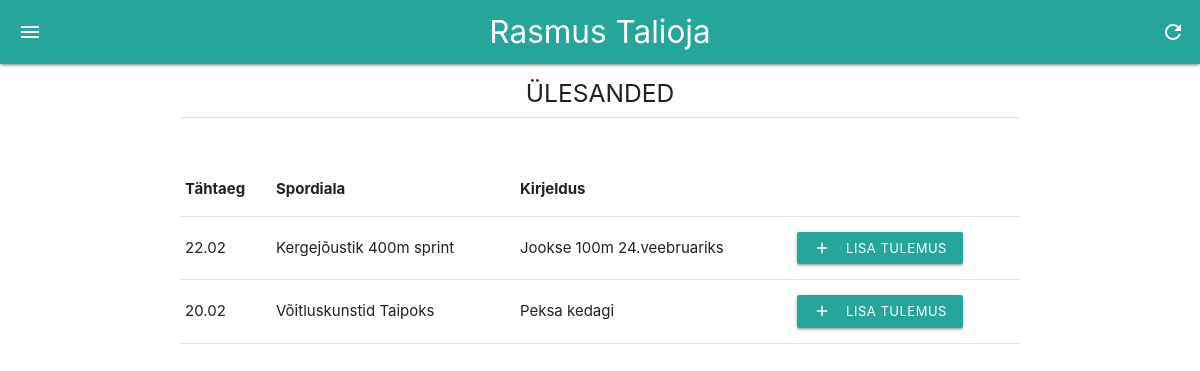
The app's page /tasks (signed in) with its own data.
### main.py (models this page shows, shortened)
class User(UserMixin, db.Model):
    id = db.Column(db.Integer, primary_key=True)
    first_name = db.Column(db.String(30))
    last_name = db.Column(db.String(20))
    email = db.Column(db.String(64), unique=True)
    password = db.Column(db.String(80))
    klass_id = db.Column(db.Integer, db.ForeignKey('klass.id'))
    isikukood = db.Column(db.String(11))
    active = db.Column(db.Boolean())
    confirmed_at = db.Column(db.DateTime())
    logs = db.relationship('Log', backref=db.backref('user', lazy=True))
    trainings = db.relationship('Training', backref=db.backref('user', lazy=True))
    roles = db.relationship('Role', secondary=roles_users, backref=db.backref('user', lazy='dynamic'))

class Task(db.Model):
    id = db.Column(db.Integer, primary_key=True)
    klass_id = db.Column(db.Integer, db.ForeignKey('klass.id'))
    sport_id = db.Column(db.Integer, db.ForeignKey('sport.id'))
    description = db.Column(db.String(255))
    time_tasked = db.Column(db.DateTime())
    deadline = db.Column(db.DateTime())
    logs = db.relationship('Log', backref=db.backref('task', lazy=True))

class Sport(db.Model):
    id = db.Column(db.Integer, primary_key=True)
    sport = db.Column(db.String(40), nullable=False)
    type = db.Column(db.String(40), nullable=False)
    logs = db.relationship('Log', backref=db.backref('sport', lazy=True))
    trainings = db.relationship('Training', backref=db.backref('sport', lazy=True))
    tasks = db.relationship('Task', backref=db.backref('sport', lazy=True))
    def __repr__(self):
        return self.sport + ' ' + self.type

### main.py (the view)
@app.route("/tasks", methods=['POST','GET'])
def tasks():
    if not current_user.klass or not current_user.isikukood:
        return redirect(url_for('seaded'))
    task_list = Task.query.filter_by(klass_id=current_user.klass_id).order_by(desc(Task.deadline))
    q = Log.query.filter_by(user_id=current_user.id).all()
    return render_template('tasks.html', task_list = task_list, q = q)

### templates/tasks.html (shortened to what this page needs)
{% extends "main.html" %}
{% from "_traininghelpers.html" import task_field %}
{% block body %}
  <h5 class="center-align">ÜLESANDED</h5>
  <div class="divider"></div>
  <br>
  <br>
  <table class="table">
    <thead>
      <tr>
        <th scope="col">Tähtaeg</th>
        <th scope="col">Spordiala</th>
        <th scope="col">Kirjeldus</th>
        <th scope="col"></th>
      </tr>
    <tbody>
      {% for task in task_list %}
        <tr>
          <td scope="row">{{ task.deadline.strftime('%d.%m') }}</td>
          <td>{{ task.sport }}</td>
          <td>{{ task.description }}</td>
          <td>
            {% if done|string == 'true' %}
              <a href="#" class="btn-small" disabled>
              <i class="material-icons left hide-on-small-only">check_box</i>
              <i class="material-icons hide-on-med-and-up">check_box</i>
              <span class="hide-on-small-only">Sooritatud</span>
              </a>
            {% else %}
              <a href="/uus_tulemus/{{ task.id }}/{{ task.sport_id }}" class="btn-small">
              <i class="material-icons left hide-on-small-only">add</i>
              <span class="hide-on-small-only">Lisa Tulemus</span>
              </a>
            {% endif %}
        </td>
        </tr>
      {% endfor%}
    </tbody>
  </table>
{% endblock %}

### templates/main.html (shortened to what this page needs)
<!DOCTYPE html>
<html lang="en">
  <head>
    <link type="text/css" rel="stylesheet" href="{{ url_for('static',filename='css/materialize.css') }}"  media="screen,projection"/>
    <link href="{{ url_for('static',filename='css/style.css') }}" rel="stylesheet" type="text/css">
  </head>
  <body>
    <div class="wrapper">
      <div class="navbar-fixed">
        <nav class="teal lighten-1">
          <div class="nav-wrapper ">
            <a href="{{ url_for('home') }}" class="brand-logo center">
              {% if current_user.first_name %}
                {{ current_user.first_name }}
                {{ current_user.last_name }}
              {% else %}
                {{ current_user.email }}
              {% endif %}
            </a>
            <a href="#" data-target="slide-out" class="sidenav-trigger"><i class="material-icons">menu</i></a>
            <ul class="right">
              <li><a href="#" onClick="location.href=location.href"><i class="material-icons">refresh</i></a></li>
            </ul>
          </div>
        </nav>
      </div>
      <div class="container">
        {% block body %}{% endblock %}
      </div>
    </div>
  </body>
</html>

### records on screen
User: first_name "Rasmus", last_name "Talioja"
Task: deadline "22.02", sport "Kergejõustik 400m sprint", description "Jookse 100m 24.veebruariks"
Task: deadline "20.02", sport "Võitluskunstid Taipoks", description "Peksa kedagi"
